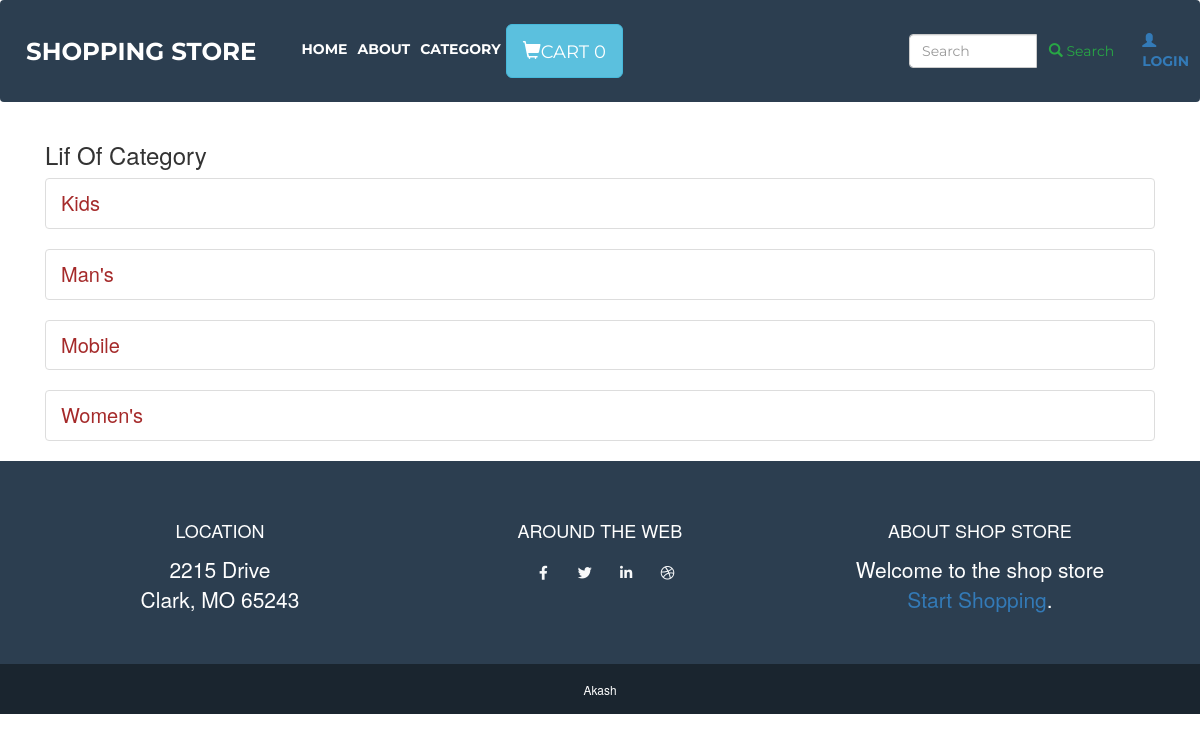
Before: /category/list/ with the older database file.
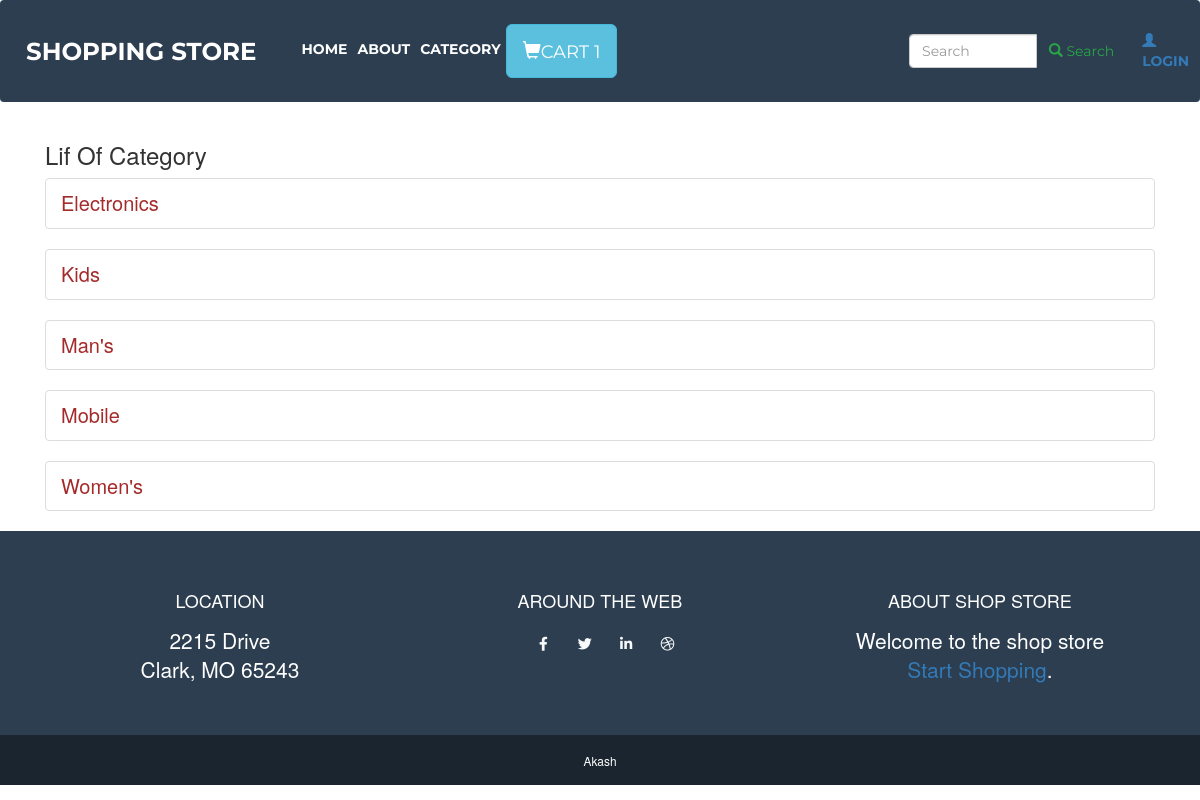
After: the same page with the newer database file.
### category/models.py (models this page shows, shortened)
class Category(models.Model):
    name = models.CharField(max_length=150, db_index=True)
    created_at = models.DateTimeField(auto_now_add=True)
    updated_at = models.DateTimeField(auto_now=True)
    class Meta:
        ordering = ('name', )
        verbose_name = 'category'
        verbose_name_plural = 'categories'

### cart/models.py (models this page shows, shortened)
class OrderProduct(models.Model):
    owner = models.ForeignKey(User,null=True,blank=True,on_delete=models.CASCADE)
    ref_code = models.CharField(max_length= 15)
    is_ordered = models.BooleanField(default= False)
    items = models.ManyToManyField(ProductCart)
    date_ordered = models.DateTimeField(auto_now_add=True)
    session_key = models.CharField(max_length=40,blank=True,null=True)

### category/views.py (the view)
# urls.py: path('list/', views.CategoryListView.as_view(), name='category_list'),
class CategoryListView(ListView):
    template_name = 'category/category_list.html'
    model = Category

### cart/context_processor.py (called while the page is built)
def cart(request):
    cart = settings.CART_SESSION_ID
    return {'cart':cart}

### cart/templatetags/add_tags.py (called while the page is built)
@register.simple_tag
def cart_item_count(user,key):
    try:
        count = OrderProduct.objects.filter(owner__username =user,session_key=key,is_ordered=False)[0].items.count()
        return count
    except:
        return 0

### category/templates/category/category_list.html (shortened to what this page needs)
{% extends 'base/index.html' %} {% load static %} {% block pagecontent %}
<div class="container">
    <h3>Lif Of Category</h3>
    {% for obj in object_list %}
   <ul class="list-group">
     <li class="list-group-item"><a  href="{% url 'category:category_type' obj.pk  %}" class="link">{{obj.name}}</a></li>
    </ul>
    {% endfor %}
</div>
{% endblock %}

### templates/base/index.html (shortened to what this page needs)
<!DOCTYPE html> {% load static %} {% load add_tags   %}
<html lang="en">
<head>
  <link href="{% static 'vendor/fontawesome-free/css/all.min.css' %}" rel="stylesheet" type="text/css">
  <link href="{% static  'css/freelancer.min.css' %}" rel="stylesheet">
  <link rel="stylesheet" href="https://maxcdn.bootstrapcdn.com/bootstrap/3.4.0/css/bootstrap.min.css">
</head>
<body id="page-top">
  <nav class="navbar navbar-expand-lg bg-secondary text-uppercase fixed-top" id="mainNav">
    <div class="container">
      <a class="navbar-brand js-scroll-trigger" href="{% url 'products:list' %}">Shopping Store</a>
      <div class="collapse navbar-collapse" id="navbarResponsive">
        <ul class="navbar-nav mr-auto">
          <li class="nav-item active">
            <a class="nav-link" href="{% url 'products:list' %}">Home
            </a>
          </li>
          <li class="nav-item">
            <a class="nav-link" href="{% url 'products:about' %}">About</a>
          </li>
          <li class="nav-item">
            <a class="nav-link" href="{% url 'category:category_list' %}">Category</a>
          </li>
          <li class="nav-item">
            {% if  request.user.is_authenticated %}
                <a href="{% url 'cart:order_summary' %}" class="btn btn-info btn-lg">
                  <span class="glyphicon glyphicon-shopping-cart"></span>Cart {% cart_item_count user=request.user.username key='cart'  %}
                </a>
            {% else  %}
              <a href="{% url 'cart:order_summary' %}" class="btn btn-info btn-lg">
                   <span class="glyphicon glyphicon-shopping-cart"></span>Cart {% cart_item_count user=None key=cart %}
            </a>
            {% endif %}
          </li>
        </ul>
      </div>
    </div>
    {% include 'search/search-form.html' %}
    <ul class="nav navbar-nav navbar-right">
      <li>
              <a href="{% url 'accounts:login' %}">
                <span class="glyphicon glyphicon-user"></span>Login
              </a>
      </li>
    </ul>
  </nav>
  {% block pagecontent %} {% endblock %}
  <footer class="footer text-center">
    <div class="container">
      <div class="row">
        <div class="col-lg-4 mb-5 mb-lg-0">
          <h4 class="text-uppercase mb-4">Location</h4>
          <p class="lead mb-0">2215  Drive
            <br>Clark, MO 65243</p>
        </div>
        <div class="col-lg-4 mb-5 mb-lg-0">
          <h4 class="text-uppercase mb-4">Around the Web</h4>
          <a class="btn btn-outline-light btn-social mx-1" href="#">
            <i class="fab fa-fw fa-facebook-f"></i>
          </a>
          <a class="btn btn-outline-light btn-social mx-1" href="#">
            <i class="fab fa-fw fa-twitter"></i>
          </a>
          <a class="btn btn-outline-light btn-social mx-1" href="#">
            <i class="fab fa-fw fa-linkedin-in"></i>
          </a>
          <a class="btn btn-outline-light btn-social mx-1" href="#">
            <i class="fab fa-fw fa-dribbble"></i>
          </a>
        </div>
        <div class="col-lg-4">
          <h4 class="text-uppercase mb-4">About shop Store</h4>
          <p class="lead mb-0">Welcome  to the shop store<br>
            <a href="#">Start Shopping</a>.</p>
        </div>
      </div>
    </div>
  </footer>
  <section class="copyright py-4 text-center text-white">
    <div class="container">
      <small>Akash </small>
    </div>
  </section>
</body>
</html>

Changed rows visible on the page:
now on this page (row unchanged): OrderProduct: id "1"
added Category: name "Electronics"
Other visible differences:
text no longer shown: "0"
